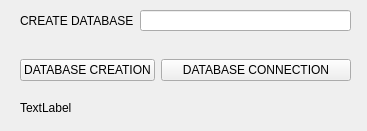
<?xml version="1.0" encoding="UTF-8"?>
<ui version="4.0">
 <class>Form</class>
 <widget class="QWidget" name="Form">
  <property name="geometry">
   <rect>
    <x>0</x>
    <y>0</y>
    <width>367</width>
    <height>131</height>
   </rect>
  </property>
  <property name="windowTitle">
   <string>Form</string>
  </property>
  <widget class="QWidget" name="formLayoutWidget">
   <property name="geometry">
    <rect>
     <x>20</x>
     <y>10</y>
     <width>331</width>
     <height>21</height>
    </rect>
   </property>
   <layout class="QFormLayout" name="formLayout">
    <item row="0" column="0">
     <widget class="QLabel" name="label">
      <property name="text">
       <string>CREATE DATABASE</string>
      </property>
     </widget>
    </item>
    <item row="0" column="1">
     <widget class="QLineEdit" name="lineEdit"/>
    </item>
   </layout>
  </widget>
  <widget class="QWidget" name="formLayoutWidget_2">
   <property name="geometry">
    <rect>
     <x>20</x>
     <y>59</y>
     <width>331</width>
     <height>31</height>
    </rect>
   </property>
   <layout class="QFormLayout" name="formLayout_2">
    <item row="0" column="0">
     <widget class="QPushButton" name="pushButton">
      <property name="text">
       <string>DATABASE CREATION</string>
      </property>
     </widget>
    </item>
    <item row="0" column="1">
     <widget class="QPushButton" name="pushButton_2">
      <property name="text">
       <string>DATABASE CONNECTION</string>
      </property>
     </widget>
    </item>
   </layout>
  </widget>
  <widget class="QLabel" name="label_2">
   <property name="geometry">
    <rect>
     <x>20</x>
     <y>100</y>
     <width>331</width>
     <height>16</height>
    </rect>
   </property>
   <property name="text">
    <string>TextLabel</string>
   </property>
  </widget>
 </widget>
 <resources/>
 <connections/>
</ui>
